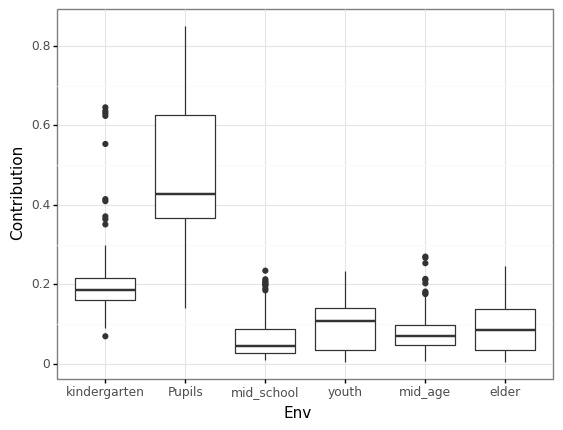

Source code (Python):
import pandas as pd
from plotnine import*


if __name__ == '__main__':
    resultDf = pd.read_csv('layer-2.csv')
    resultDf.rename(columns={'Unnamed: 0': 'SampleID'}, inplace=True)
    resultMelt = resultDf.melt(id_vars='SampleID', var_name='Env', value_name='Contribution')
    p = (ggplot(resultMelt, aes(x='Env', y='Contribution'))+
         geom_boxplot()+
         theme_bw())
    p.save('plot.jpg')